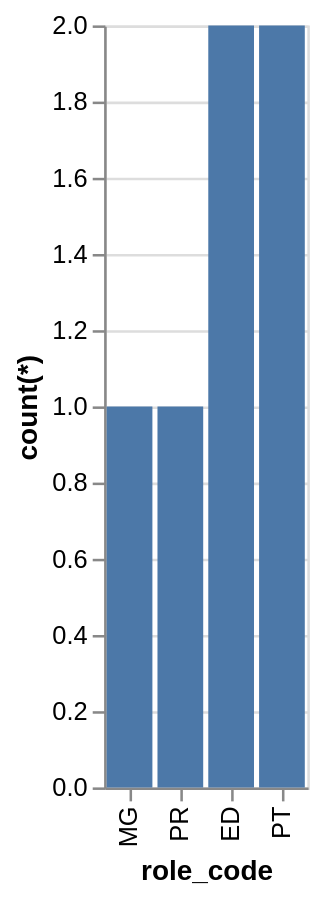

Write the Vega-Lite specification saved for this chart.
### Vega-Lite specification from a JSON file in a GitHub repository (floating-point values rounded to 4 significant figures)
{"data": {"values": [{"x_data": "MG", "y_data": 1}, {"x_data": "PR", "y_data": 1}, {"x_data": "ED", "y_data": 2}, {"x_data": "PT", "y_data": 2}]}, "mark": "bar", "encoding": {"x": {"field": "x_data", "type": "nominal", "title": "role_code", "sort": {"op": "sum", "field": "y_data", "order": "ascending"}}, "y": {"field": "y_data", "type": "quantitative", "title": "count(*)"}}}
